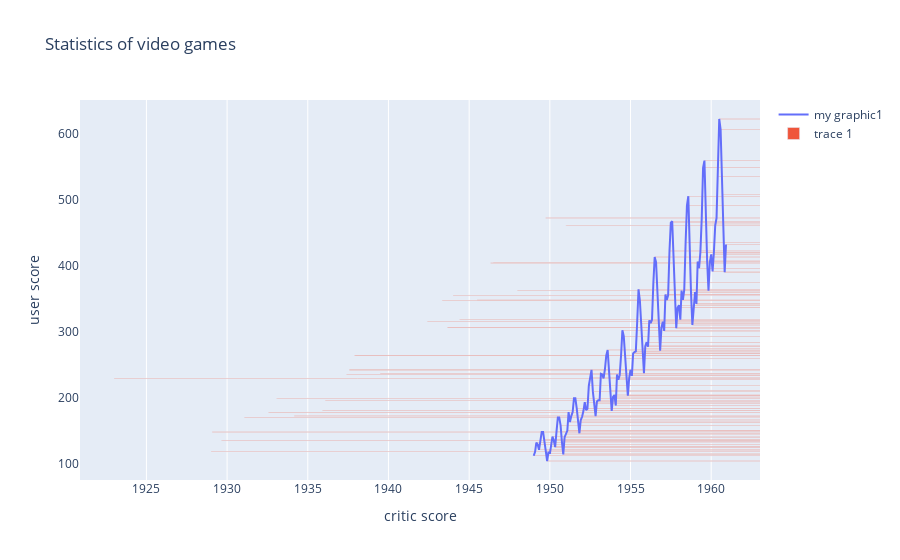

Notebook code for this chart:
### Code cell
trace0 = go.Scatter(
        x = x_month
        , y = y_pass
        , name='my graphic1'
    )

trace1 = go.Bar(
        x = x_month
        , y = y_pass
        , orientation='h'
    )

data = [trace0, trace1]
layout = {
    'title': 'Statistics of video games',
    'yaxis': {'title': 'user score'}, 
    'xaxis': {'title': 'critic score'}
    }

fig = go.Figure(data=data, layout=layout)
fig

### Figure 1 — Plotly figure (JSON) as saved in the notebook; plotly's stock layout.template omitted (floating-point values rounded to 4 significant figures; data arrays with more than 128 entries replaced by an {"elided": "..."} marker saying what was removed)
{"data": [{"name": "my graphic1", "type": "scatter", "x": {"elided": "144 str values"}, "y": {"elided": "144 int values"}}, {"orientation": "h", "type": "bar", "x": {"elided": "144 str values"}, "y": {"elided": "144 int values"}}], "layout": {"title": {"text": "Statistics of video games"}, "xaxis": {"title": {"text": "critic score"}}, "yaxis": {"title": {"text": "user score"}}}}
